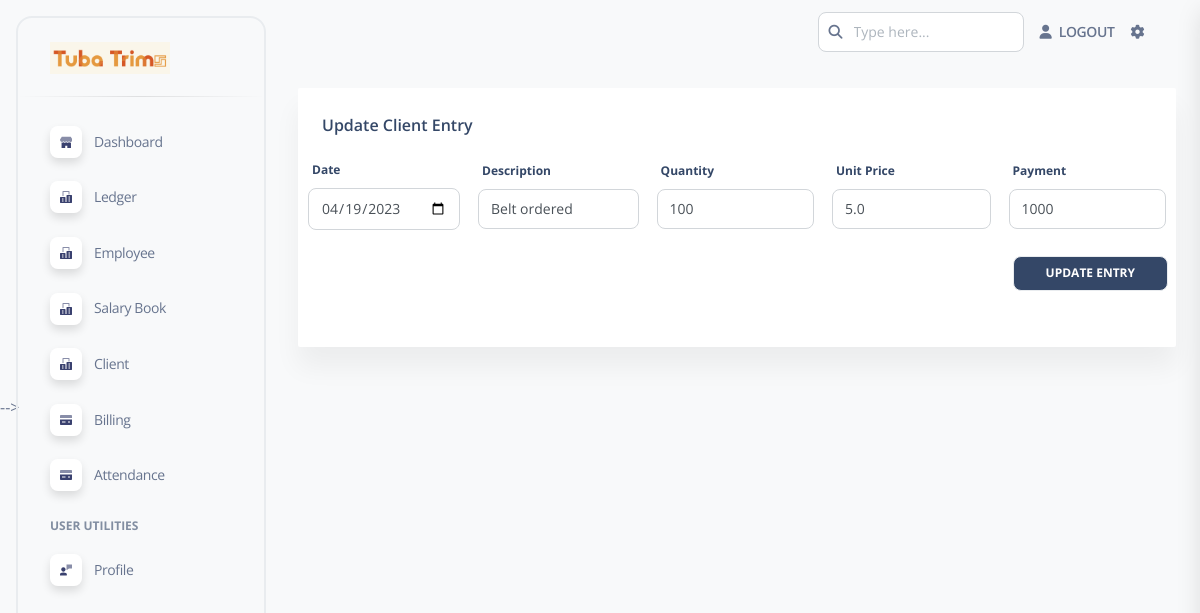
Screenshot of /update/clientbook/8 with the database file from the repository.
### apps/home/models.py (models this page shows, shortened)
class ClientBook(models.Model):
    client = models.ForeignKey(Client, on_delete=models.PROTECT)
    date = models.DateField()
    description = models.TextField(null=True)
    quantity = models.IntegerField(default=0, null=True)
    unit_price = models.FloatField(default=0, null=True)
    total_price = models.FloatField()
    payment = models.IntegerField(default=0, null=True)
    class Meta:
        ordering = ['id']

### apps/home/views.py (the view, shortened to what this page needs)
# urls.py: path('update/clientbook/<str:id>', views.update_clientbook_entry, name='update_clientbook'),
def update_clientbook_entry(request,id):
    record = ClientBook.objects.get(id=id)
    context = {
        'record':record
    }
    return render(request, 'forms/update-clientbook.html', context)

### apps/context_processors.py (called while the page is built)
def cfg_assets_root(request):
    return { 'ASSETS_ROOT' : settings.ASSETS_ROOT }

### apps/templates/forms/update-clientbook.html (shortened to what this page needs)
{% extends 'layouts/base.html' %}
{% block content %}
  <div class="w-full px-6 py-6 mx-auto">
    <div class="flex flex-wrap -mx-3">
      <div class="flex-none w-full max-w-full px-3">
        <div class="relative flex flex-col min-w-0 mb-6 break-words bg-white border-0 border-transparent border-solid shadow-soft-xl rounded-sm bg-clip-border">
          <div class="p-6 pb-0 mb-0 bg-white border-b-0 border-b-solid rounded-t-2xl border-b-transparent">
            <h6>Update Client Entry</h6>
          </div>
          <div class="relative flex flex-col min-w-0 mb-12 break-words bg-white rounded-sm bg-clip-border">
            <div class="flex-auto px-0 pt-0 pb-2">
              <div class="p-0 overflow-x-auto">
                <form role="form text-left" method="POST" autocomplete="off">
                  <table class="items-center justify-center w-full mb-0 align-top text-slate-500">
                    <tbody>
                      <tr>
                        <td class="p-2 align-middle bg-transparent whitespace-nowrap shadow-transparent">
                          <label class="mb-2 ml-1 font-bold text-size-xs text-slate-700">Date</label>
                          <div class="mb-4">
                            <input type="date" class="text-size-sm focus:shadow-soft-primary-outline leading-5.6 ease-soft block w-full appearance-none rounded-lg border border-solid border-gray-300 bg-white bg-clip-padding py-2 px-3 font-normal text-gray-700 transition-all focus:border-fuchsia-300 focus:bg-white focus:text-gray-700 focus:outline-none focus:transition-shadow" placeholder="Date" name="date" id="date" value="{{record.date|date:'Y-m-d'}}"/>
                          </div>
                        </td>
                        <td class="p-2 align-middle bg-transparent whitespace-nowrap shadow-transparent">
                          <label class="mb-2 ml-1 font-bold text-size-xs text-slate-700">Description</label>
                          <div class="mb-4">
                            <input type="text" class="text-size-sm focus:shadow-soft-primary-outline leading-5.6 ease-soft block w-full appearance-none rounded-lg border border-solid border-gray-300 bg-white bg-clip-padding py-2 px-3 font-normal text-gray-700 transition-all focus:border-fuchsia-300 focus:bg-white focus:text-gray-700 focus:outline-none focus:transition-shadow" placeholder="Description" name="description" id="description" value="{{record.description}}"/>
                          </div>
                        </td>
                        <td class="p-2 align-middle bg-transparent whitespace-nowrap shadow-transparent">
                          <label class="mb-2 ml-1 font-bold text-size-xs text-slate-700">Quantity</label>
                          <div class="mb-4">
                            <input type="number" class="text-size-sm focus:shadow-soft-primary-outline leading-5.6 ease-soft block w-full appearance-none rounded-lg border border-solid border-gray-300 bg-white bg-clip-padding py-2 px-3 font-normal text-gray-700 transition-all focus:border-fuchsia-300 focus:bg-white focus:text-gray-700 focus:outline-none focus:transition-shadow" placeholder="Quantity" name="quantity" id="quantity" value="{{record.quantity}}" />
                          </div>
                        </td>
                        <td class="p-2 align-middle bg-transparent whitespace-nowrap shadow-transparent">
                          <label class="mb-2 ml-1 font-bold text-size-xs text-slate-700">Unit Price</label>
                          <div class="mb-4">
                            <input type="number" step="0.01" class="text-size-sm focus:shadow-soft-primary-outline leading-5.6 ease-soft block w-full appearance-none rounded-lg border border-solid border-gray-300 bg-white bg-clip-padding py-2 px-3 font-normal text-gray-700 transition-all focus:border-fuchsia-300 focus:bg-white focus:text-gray-700 focus:outline-none focus:transition-shadow" placeholder="Unit Price" name="unit_price" id="unit_price" value="{{record.unit_price}}" />
                          </div>
                        </td>
                        <td class="p-2 align-middle bg-transparent whitespace-nowrap shadow-transparent">
                          <label class="mb-2 ml-1 font-bold text-size-xs text-slate-700">Payment</label>
                          <div class="mb-4">
                            <input type="number" class="text-size-sm focus:shadow-soft-primary-outline leading-5.6 ease-soft block w-full appearance-none rounded-lg border border-solid border-gray-300 bg-white bg-clip-padding py-2 px-3 font-normal text-gray-700 transition-all focus:border-fuchsia-300 focus:bg-white focus:text-gray-700 focus:outline-none focus:transition-shadow" placeholder="Payment" name="payment" id="payment" value="{{record.payment}}" />
                          </div>
                        </td>
                      </tr>
                    </tbody>
                  </table>
                  <div class="flex mr-2 overflow-hidden">
                    <div class="text-center mr-0 ml-auto">
                      <input type="submit" value="Update entry" class="inline-block px-8 py-2 mb-0 font-bold text-center uppercase align-middle transition-all bg-slate-700 border border-solid rounded-lg shadow-none cursor-pointer leading-pro ease-soft-in text-size-xs hover:scale-102 active:shadow-soft-xs text-white hover:border-slate-700hover:text-slate-700 hover:opacity-75 hover:shadow-none active:bg-slate-700 active:text-slate-700 active:hover:bg-transparent active:hover:text-slate-700"></input>
                    </div>
                  </div>
                </form>
              </div>
            </div>
          </div>
      </div>
    </div>
  </div>
{% endblock content %}

### rows the page displays
ClientBook: date "04/19/2023", description "Belt ordered", quantity "100", unit_price "5.0", payment "1000"
